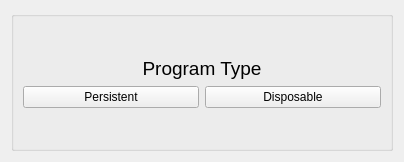
<?xml version="1.0" encoding="UTF-8"?>
<ui version="4.0">
 <class>w_programType</class>
 <widget class="QWidget" name="w_programType">
  <property name="windowModality">
   <enum>Qt::ApplicationModal</enum>
  </property>
  <property name="geometry">
   <rect>
    <x>0</x>
    <y>0</y>
    <width>404</width>
    <height>162</height>
   </rect>
  </property>
  <property name="windowTitle">
   <string>Nutshell | Program Type</string>
  </property>
  <property name="windowIcon">
   <iconset resource="../Icons/Icons.qrc">
    <normaloff>:/Logo/logo.png</normaloff>:/Logo/logo.png</iconset>
  </property>
  <layout class="QVBoxLayout" name="verticalLayout">
   <item>
    <widget class="QGroupBox" name="groupBox">
     <property name="title">
      <string/>
     </property>
     <layout class="QGridLayout" name="gridLayout">
      <item row="3" column="0">
       <widget class="QPushButton" name="pb_persistent">
        <property name="toolTip">
         <string>Library for programs that save data in between sessions.</string>
        </property>
        <property name="text">
         <string>Persistent</string>
        </property>
       </widget>
      </item>
      <item row="3" column="1">
       <widget class="QPushButton" name="pb_disposable">
        <property name="toolTip">
         <string>Library of programs which destroy data once session is exited (recommended).</string>
        </property>
        <property name="text">
         <string>Disposable</string>
        </property>
       </widget>
      </item>
      <item row="4" column="0" colspan="2">
       <spacer name="verticalSpacer_2">
        <property name="orientation">
         <enum>Qt::Vertical</enum>
        </property>
        <property name="sizeHint" stdset="0">
         <size>
          <width>20</width>
          <height>40</height>
         </size>
        </property>
       </spacer>
      </item>
      <item row="1" column="0" colspan="2">
       <widget class="QLabel" name="label">
        <property name="font">
         <font>
          <pointsize>14</pointsize>
         </font>
        </property>
        <property name="text">
         <string>Program Type</string>
        </property>
        <property name="alignment">
         <set>Qt::AlignCenter</set>
        </property>
       </widget>
      </item>
      <item row="0" column="0">
       <spacer name="verticalSpacer">
        <property name="orientation">
         <enum>Qt::Vertical</enum>
        </property>
        <property name="sizeHint" stdset="0">
         <size>
          <width>20</width>
          <height>40</height>
         </size>
        </property>
       </spacer>
      </item>
     </layout>
    </widget>
   </item>
  </layout>
 </widget>
 <resources>
  <include location="../Icons/Icons.qrc"/>
 </resources>
 <connections/>
</ui>
